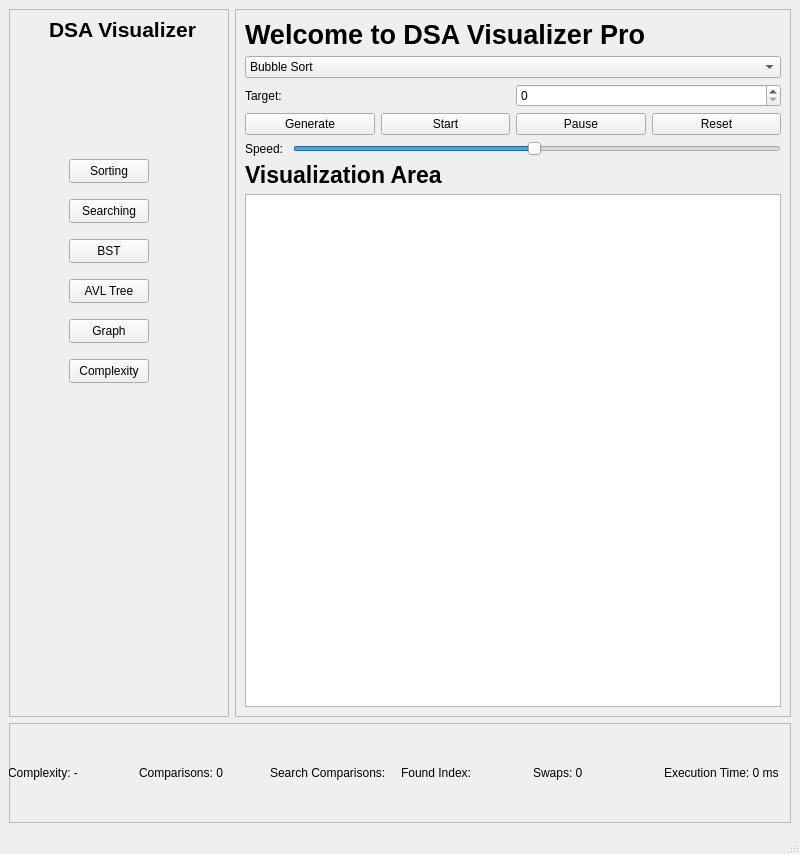
<?xml version="1.0" encoding="UTF-8"?>
<ui version="4.0">
 <class>MainWindow</class>
 <widget class="QMainWindow" name="MainWindow">
  <property name="geometry">
   <rect>
    <x>0</x>
    <y>0</y>
    <width>800</width>
    <height>854</height>
   </rect>
  </property>
  <property name="windowTitle">
   <string>MainWindow</string>
  </property>
  <widget class="QWidget" name="centralwidget">
   <layout class="QVBoxLayout" name="verticalLayout">
    <item>
     <layout class="QHBoxLayout" name="horizontalLayout_4">
      <item>
       <widget class="QFrame" name="sideFrame">
        <property name="minimumSize">
         <size>
          <width>220</width>
          <height>0</height>
         </size>
        </property>
        <property name="maximumSize">
         <size>
          <width>220</width>
          <height>16777215</height>
         </size>
        </property>
        <property name="frameShape">
         <enum>QFrame::Shape::StyledPanel</enum>
        </property>
        <property name="frameShadow">
         <enum>QFrame::Shadow::Raised</enum>
        </property>
        <widget class="QLabel" name="lblAppTitle">
         <property name="geometry">
          <rect>
           <x>40</x>
           <y>10</y>
           <width>151</width>
           <height>21</height>
          </rect>
         </property>
         <property name="font">
          <font>
           <pointsize>16</pointsize>
           <bold>true</bold>
          </font>
         </property>
         <property name="text">
          <string>DSA Visualizer</string>
         </property>
        </widget>
        <widget class="QPushButton" name="btnSearching">
         <property name="geometry">
          <rect>
           <x>60</x>
           <y>190</y>
           <width>80</width>
           <height>24</height>
          </rect>
         </property>
         <property name="text">
          <string>Searching</string>
         </property>
        </widget>
        <widget class="QPushButton" name="btnGraph">
         <property name="geometry">
          <rect>
           <x>60</x>
           <y>310</y>
           <width>80</width>
           <height>24</height>
          </rect>
         </property>
         <property name="text">
          <string>Graph</string>
         </property>
        </widget>
        <widget class="QPushButton" name="btnSorting">
         <property name="geometry">
          <rect>
           <x>60</x>
           <y>150</y>
           <width>80</width>
           <height>24</height>
          </rect>
         </property>
         <property name="text">
          <string>Sorting</string>
         </property>
        </widget>
        <widget class="QPushButton" name="btnAVL">
         <property name="geometry">
          <rect>
           <x>60</x>
           <y>270</y>
           <width>80</width>
           <height>24</height>
          </rect>
         </property>
         <property name="text">
          <string>AVL Tree</string>
         </property>
        </widget>
        <widget class="QPushButton" name="btnBST">
         <property name="geometry">
          <rect>
           <x>60</x>
           <y>230</y>
           <width>80</width>
           <height>24</height>
          </rect>
         </property>
         <property name="text">
          <string>BST</string>
         </property>
        </widget>
        <widget class="QPushButton" name="btnComplexity">
         <property name="geometry">
          <rect>
           <x>60</x>
           <y>350</y>
           <width>80</width>
           <height>24</height>
          </rect>
         </property>
         <property name="text">
          <string>Complexity</string>
         </property>
        </widget>
       </widget>
      </item>
      <item>
       <widget class="QFrame" name="contentFrame">
        <property name="minimumSize">
         <size>
          <width>0</width>
          <height>0</height>
         </size>
        </property>
        <property name="frameShape">
         <enum>QFrame::Shape::StyledPanel</enum>
        </property>
        <property name="frameShadow">
         <enum>QFrame::Shadow::Raised</enum>
        </property>
        <layout class="QVBoxLayout" name="verticalLayout_4">
         <item>
          <widget class="QLabel" name="titleLabel">
           <property name="font">
            <font>
             <pointsize>20</pointsize>
             <bold>true</bold>
            </font>
           </property>
           <property name="text">
            <string>Welcome to DSA Visualizer Pro</string>
           </property>
          </widget>
         </item>
         <item>
          <widget class="QComboBox" name="cmbAlgorithm">
           <item>
            <property name="text">
             <string>Bubble Sort</string>
            </property>
           </item>
           <item>
            <property name="text">
             <string>Selection Sort</string>
            </property>
           </item>
           <item>
            <property name="text">
             <string>Insertion Sort</string>
            </property>
           </item>
           <item>
            <property name="text">
             <string>Merge Sort</string>
            </property>
           </item>
           <item>
            <property name="text">
             <string>Quick Sort</string>
            </property>
           </item>
           <item>
            <property name="text">
             <string>Heap Sort</string>
            </property>
           </item>
           <item>
            <property name="text">
             <string>Linear Search</string>
            </property>
           </item>
           <item>
            <property name="text">
             <string>Binary Search</string>
            </property>
           </item>
           <item>
            <property name="text">
             <string>DFS</string>
            </property>
           </item>
           <item>
            <property name="text">
             <string>BFS</string>
            </property>
           </item>
           <item>
            <property name="text">
             <string>Preorder Traversal</string>
            </property>
           </item>
           <item>
            <property name="text">
             <string>Inorder Traversal</string>
            </property>
           </item>
           <item>
            <property name="text">
             <string>Postorder Traversal</string>
            </property>
           </item>
           <item>
            <property name="text">
             <string>Level Order Traversal</string>
            </property>
           </item>
           <item>
            <property name="text">
             <string>Dijkstra</string>
            </property>
           </item>
           <item>
            <property name="text">
             <string>Prim MST</string>
            </property>
           </item>
           <item>
            <property name="text">
             <string>Kruskal MST</string>
            </property>
           </item>
           <item>
            <property name="text">
             <string>Topological Sort</string>
            </property>
           </item>
          </widget>
         </item>
         <item>
          <layout class="QHBoxLayout" name="horizontalLayout_22">
           <item>
            <widget class="QLabel" name="label">
             <property name="text">
              <string>Target:</string>
             </property>
            </widget>
           </item>
           <item>
            <widget class="QSpinBox" name="targetSpinBox">
             <property name="maximum">
              <number>500</number>
             </property>
            </widget>
           </item>
          </layout>
         </item>
         <item>
          <layout class="QHBoxLayout" name="horizontalLayout_20">
           <item>
            <widget class="QPushButton" name="btnGenerate">
             <property name="text">
              <string>Generate</string>
             </property>
            </widget>
           </item>
           <item>
            <widget class="QPushButton" name="btnStart">
             <property name="text">
              <string>Start</string>
             </property>
            </widget>
           </item>
           <item>
            <widget class="QPushButton" name="btnPause">
             <property name="text">
              <string>Pause</string>
             </property>
            </widget>
           </item>
           <item>
            <widget class="QPushButton" name="btnReset">
             <property name="text">
              <string>Reset</string>
             </property>
            </widget>
           </item>
          </layout>
         </item>
         <item>
          <layout class="QHBoxLayout" name="horizontalLayout_21">
           <item>
            <widget class="QLabel" name="lblSpeed">
             <property name="text">
              <string>Speed: </string>
             </property>
            </widget>
           </item>
           <item>
            <widget class="QSlider" name="speedSlider">
             <property name="minimum">
              <number>1</number>
             </property>
             <property name="maximum">
              <number>100</number>
             </property>
             <property name="value">
              <number>50</number>
             </property>
             <property name="orientation">
              <enum>Qt::Orientation::Horizontal</enum>
             </property>
            </widget>
           </item>
          </layout>
         </item>
         <item>
          <widget class="QLabel" name="lblVisualizationArea">
           <property name="font">
            <font>
             <pointsize>17</pointsize>
             <bold>true</bold>
            </font>
           </property>
           <property name="text">
            <string>Visualization Area</string>
           </property>
          </widget>
         </item>
         <item>
          <widget class="QGraphicsView" name="graphicsView">
           <property name="minimumSize">
            <size>
             <width>0</width>
             <height>500</height>
            </size>
           </property>
          </widget>
         </item>
        </layout>
       </widget>
      </item>
     </layout>
    </item>
    <item>
     <widget class="QFrame" name="statsFrame">
      <property name="minimumSize">
       <size>
        <width>0</width>
        <height>100</height>
       </size>
      </property>
      <property name="frameShape">
       <enum>QFrame::Shape::StyledPanel</enum>
      </property>
      <property name="frameShadow">
       <enum>QFrame::Shadow::Raised</enum>
      </property>
      <widget class="QWidget" name="horizontalLayoutWidget_2">
       <property name="geometry">
        <rect>
         <x>-1</x>
         <y>-1</y>
         <width>781</width>
         <height>101</height>
        </rect>
       </property>
       <layout class="QHBoxLayout" name="horizontalLayout_7">
        <item>
         <widget class="QLabel" name="lblComplexity">
          <property name="text">
           <string>Complexity: -</string>
          </property>
         </widget>
        </item>
        <item>
         <widget class="QLabel" name="lblComparisons">
          <property name="text">
           <string>Comparisons: 0</string>
          </property>
         </widget>
        </item>
        <item>
         <widget class="QLabel" name="lblSearchComparisons">
          <property name="text">
           <string>Search Comparisons: </string>
          </property>
         </widget>
        </item>
        <item>
         <widget class="QLabel" name="lblFoundIndex">
          <property name="text">
           <string>Found Index: </string>
          </property>
         </widget>
        </item>
        <item>
         <widget class="QLabel" name="lblSwaps">
          <property name="text">
           <string>Swaps: 0</string>
          </property>
         </widget>
        </item>
        <item>
         <widget class="QLabel" name="lblExecutionTime">
          <property name="text">
           <string>Execution Time: 0 ms</string>
          </property>
         </widget>
        </item>
       </layout>
      </widget>
     </widget>
    </item>
   </layout>
  </widget>
  <widget class="QMenuBar" name="menubar">
   <property name="geometry">
    <rect>
     <x>0</x>
     <y>0</y>
     <width>800</width>
     <height>21</height>
    </rect>
   </property>
  </widget>
  <widget class="QStatusBar" name="statusbar"/>
 </widget>
 <resources/>
 <connections/>
</ui>
